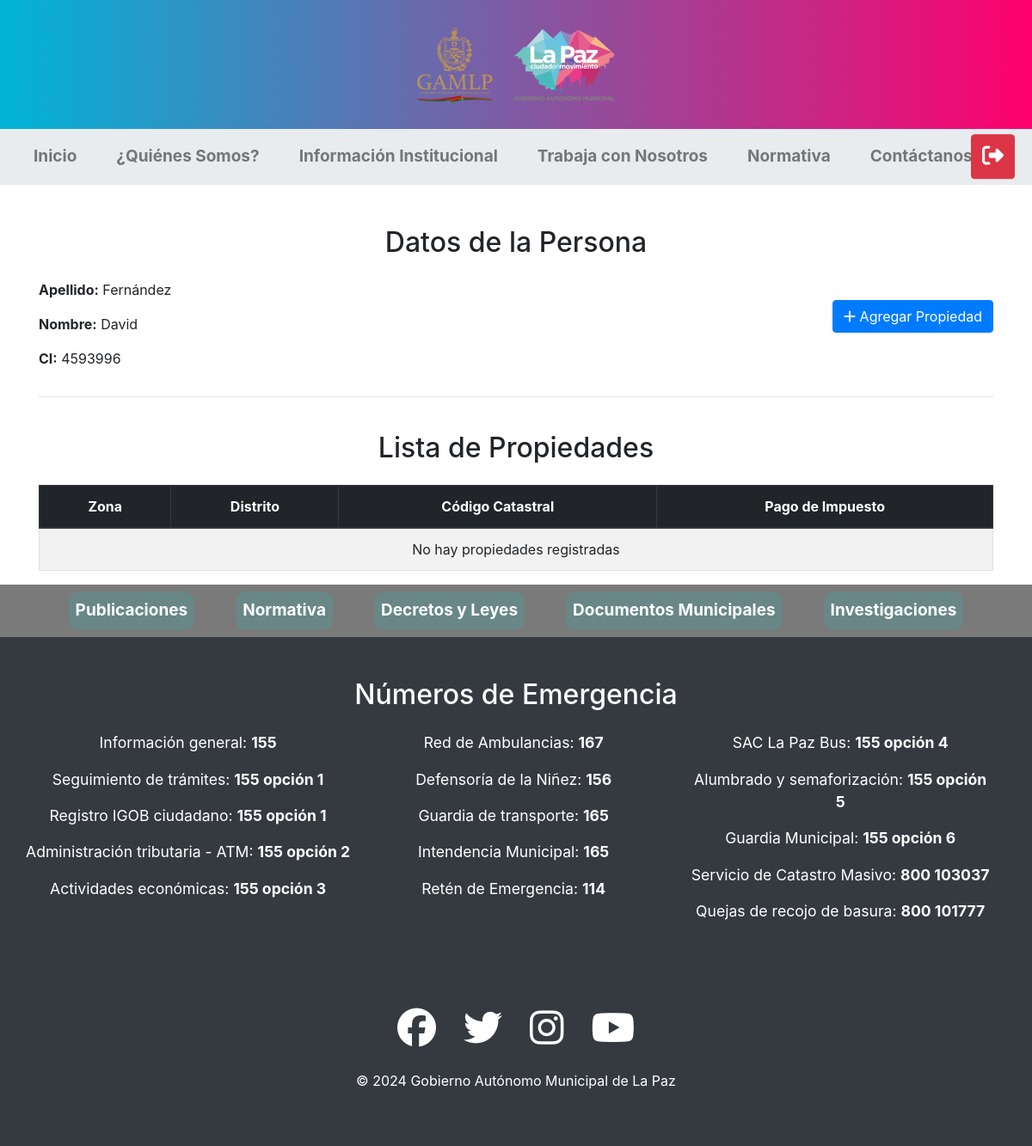
The page /PrimerParcial324/listarPropiedades.php?id=2 (signed in) on the database its author committed.
### tables this page shows
CREATE TABLE `persona` (
  `id_persona` int(11) NOT NULL,
  `nombre` varchar(50) DEFAULT NULL,
  `apellido` varchar(50) DEFAULT NULL,
  `ci` varchar(20) DEFAULT NULL,
  `telefono` varchar(15) DEFAULT NULL,
  `correo` varchar(50) DEFAULT NULL
);

### PrimerParcial324/listarPropiedades.php (the view, shortened to what this page needs)
<?php
include 'header.php';
include 'resources/conexion.php';
$id_persona = $_GET["id"];
$sql = "select * from persona where id_persona = $id_persona";
$resultado = mysqli_query($enlace, $sql);
$fila = $resultado->fetch_assoc();
$apellido = $fila["apellido"];
$nombre = $fila["nombre"];
$ci = $fila["ci"];
$sql = "select * from propiedad where id_persona = $id_persona";
$resultado = mysqli_query($enlace, $sql);
?>
<div class="container mt-5">
        <h2 class="text-center mb-4">Datos de la Persona</h2>
        <div class="row">
            <div class="col-md-8">
                <p><strong>Apellido:</strong> <?php echo $apellido; ?></p>
                <p><strong>Nombre:</strong> <?php echo $nombre; ?></p>
                <p><strong>CI:</strong> <?php echo $ci; ?></p>
            </div>
            <div class="col-md-4 text-right">
                <a href="agregarPropiedad.php?id=<?php echo $id_persona; ?>" class="btn btn-primary mt-4"><i class="fa-solid fa-plus"></i> Agregar Propiedad</a>
            </div>
        </div>
        <hr>
        <br>
            <h2 class="text-center mb-4">Lista de Propiedades</h2>
            <table class="table table-striped table-bordered">
                <thead class="thead-dark">
                    <tr>
                        <th scope="col">Zona</th>
                        <th scope="col">Distrito</th>
                        <th scope="col">Código Catastral</th>
                        <th scope="col">Pago de Impuesto</th>
                    </tr>
                </thead>
                <tbody>
                    <?php
                    if ($resultado->num_rows > 0) {
                        while($fila = $resultado->fetch_assoc()) {
                    ?>
                        <tr>
                            <td> <?php echo $fila['zona'] ?> </td>
                            <td> <?php echo $fila['distrito'] ?> </td>
                            <td> <?php echo $fila['codigo_catastral'] ?> </td>
                            <td>
                                <a href="http://localhost:8090/PagoImpuesto/tipoImpuesto?codigoCatastro=<?php echo $fila["codigo_catastral"] ?>" class="btn btn-success btn-sm">
                                <i class="fa-solid fa-money-check-dollar"></i> Ver Tipo de Impuesto
                                </a>
                            </td>
                        </tr>
                    <?php
                        }
                    } else {
                        echo "<tr><td colspan='4' class='text-center'>No hay propiedades registradas</td></tr>";
                    }
                    ?>
                </tbody>
            </table>
    </div>
<?php
include 'footer.php';
?>

### PrimerParcial324/css/style.css (style rules this page uses)
table { width: 100%; border-collapse: collapse; margin: 20px 0; }
th, td { border: 1px solid #ddd; padding: 8px; text-align: center; }
th { background-color: #f2f2f2; }

### rows shown on the page
persona: apellido "Fernández", nombre "David", ci "4593996"
